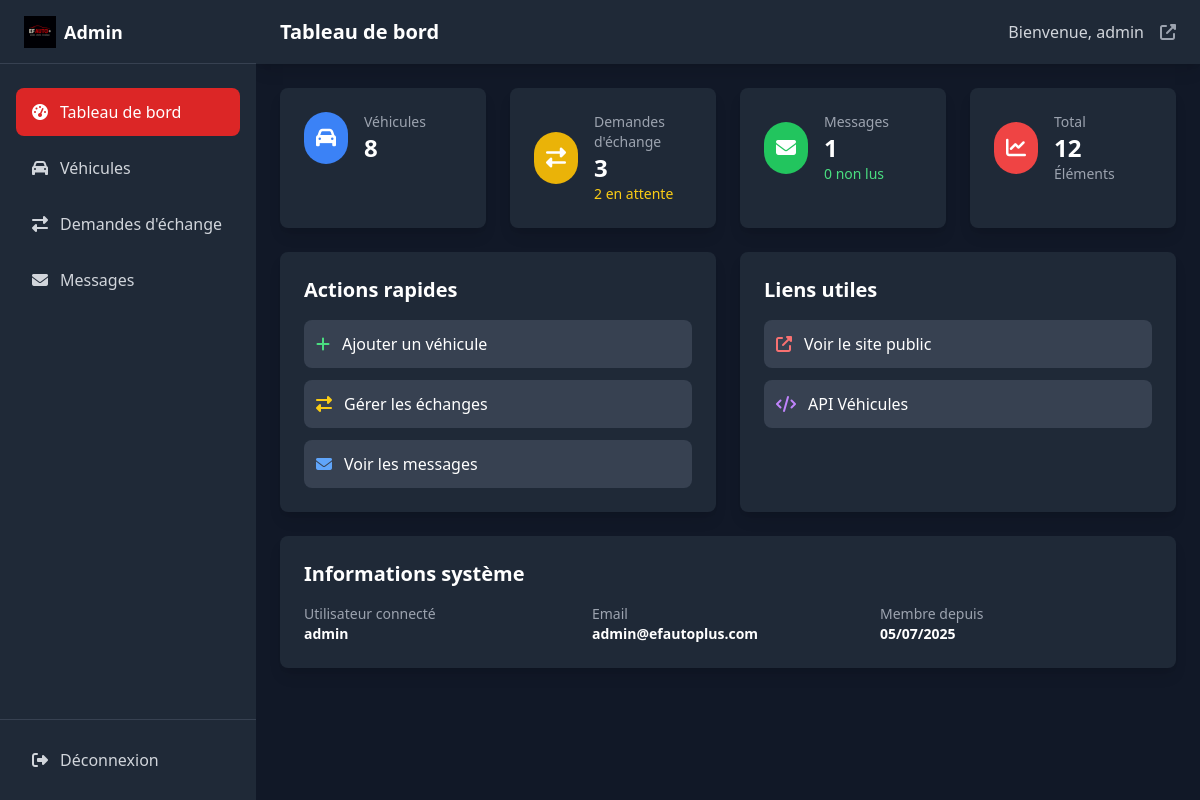
The page /admin (signed in) on the database its author committed.
### app.py (models this page shows)
class User(UserMixin, db.Model):
    id = db.Column(db.Integer, primary_key=True)
    username = db.Column(db.String(80), unique=True, nullable=False)
    password_hash = db.Column(db.String(120), nullable=False)
    email = db.Column(db.String(120), unique=True, nullable=False)
    created_at = db.Column(db.DateTime, default=datetime.utcnow)

### app.py (the view)
@app.route('/admin')
@login_required
def admin_dashboard():
    stats = {
        'vehicles': Vehicle.query.count(),
        'exchange_requests': ExchangeRequest.query.count(),
        'contact_messages': ContactMessage.query.count(),
        'pending_exchanges': ExchangeRequest.query.filter_by(status='En attente').count(),
        'unread_messages': ContactMessage.query.filter_by(status='Non lu').count()
    }
    return render_template('admin/dashboard.html', stats=stats)

### app.py (called while the page is built)
@login_manager.user_loader
def load_user(user_id):
    return User.query.get(int(user_id))

### templates/admin/dashboard.html (shortened to what this page needs)
{% extends "admin/base.html" %}
{% block page_title %}Tableau de bord{% endblock %}
{% block content %}
<div class="space-y-6">
    <div class="grid grid-cols-1 md:grid-cols-2 lg:grid-cols-4 gap-6">
        <div class="bg-gray-800 p-6 rounded-lg shadow-lg">
            <div class="flex items-center">
                <div class="p-3 bg-blue-500 rounded-full">
                    <i class="fas fa-car text-white text-xl"></i>
                </div>
                <div class="ml-4">
                    <p class="text-gray-400 text-sm">Véhicules</p>
                    <p class="text-2xl font-bold">{{ stats.vehicles }}</p>
                </div>
            </div>
        </div>
        <div class="bg-gray-800 p-6 rounded-lg shadow-lg">
            <div class="flex items-center">
                <div class="p-3 bg-yellow-500 rounded-full">
                    <i class="fas fa-exchange-alt text-white text-xl"></i>
                </div>
                <div class="ml-4">
                    <p class="text-gray-400 text-sm">Demandes d'échange</p>
                    <p class="text-2xl font-bold">{{ stats.exchange_requests }}</p>
                    <p class="text-sm text-yellow-400">{{ stats.pending_exchanges }} en attente</p>
                </div>
            </div>
        </div>
        <div class="bg-gray-800 p-6 rounded-lg shadow-lg">
            <div class="flex items-center">
                <div class="p-3 bg-green-500 rounded-full">
                    <i class="fas fa-envelope text-white text-xl"></i>
                </div>
                <div class="ml-4">
                    <p class="text-gray-400 text-sm">Messages</p>
                    <p class="text-2xl font-bold">{{ stats.contact_messages }}</p>
                    <p class="text-sm text-green-400">{{ stats.unread_messages }} non lus</p>
                </div>
            </div>
        </div>
        <div class="bg-gray-800 p-6 rounded-lg shadow-lg">
            <div class="flex items-center">
                <div class="p-3 bg-red-500 rounded-full">
                    <i class="fas fa-chart-line text-white text-xl"></i>
                </div>
                <div class="ml-4">
                    <p class="text-gray-400 text-sm">Total</p>
                    <p class="text-2xl font-bold">{{ stats.vehicles + stats.exchange_requests + stats.contact_messages
                        }}</p>
                    <p class="text-sm text-gray-400">Éléments</p>
                </div>
            </div>
        </div>
    </div>
    <div class="grid grid-cols-1 lg:grid-cols-2 gap-6">
        <div class="bg-gray-800 p-6 rounded-lg shadow-lg">
            <h3 class="text-xl font-bold mb-4">Actions rapides</h3>
            <div class="space-y-3">
                <a href="{{ url_for('admin_add_vehicle') }}"
                    class="flex items-center p-3 bg-gray-700 hover:bg-gray-600 rounded-lg transition duration-200">
                    <i class="fas fa-plus mr-3 text-green-400"></i>
                    <span>Ajouter un véhicule</span>
                </a>
                <a href="{{ url_for('admin_exchanges') }}"
                    class="flex items-center p-3 bg-gray-700 hover:bg-gray-600 rounded-lg transition duration-200">
                    <i class="fas fa-exchange-alt mr-3 text-yellow-400"></i>
                    <span>Gérer les échanges</span>
                </a>
                <a href="{{ url_for('admin_contacts') }}"
                    class="flex items-center p-3 bg-gray-700 hover:bg-gray-600 rounded-lg transition duration-200">
                    <i class="fas fa-envelope mr-3 text-blue-400"></i>
                    <span>Voir les messages</span>
                </a>
            </div>
        </div>
        <div class="bg-gray-800 p-6 rounded-lg shadow-lg">
            <h3 class="text-xl font-bold mb-4">Liens utiles</h3>
            <div class="space-y-3">
                <a href="{{ url_for('home') }}" target="_blank"
                    class="flex items-center p-3 bg-gray-700 hover:bg-gray-600 rounded-lg transition duration-200">
                    <i class="fas fa-external-link-alt mr-3 text-red-400"></i>
                    <span>Voir le site public</span>
                </a>
                <a href="{{ url_for('api_vehicles') }}" target="_blank"
                    class="flex items-center p-3 bg-gray-700 hover:bg-gray-600 rounded-lg transition duration-200">
                    <i class="fas fa-code mr-3 text-purple-400"></i>
                    <span>API Véhicules</span>
                </a>
            </div>
        </div>
    </div>
    <div class="bg-gray-800 p-6 rounded-lg shadow-lg">
        <h3 class="text-xl font-bold mb-4">Informations système</h3>
        <div class="grid grid-cols-1 md:grid-cols-3 gap-4 text-sm">
            <div>
                <p class="text-gray-400">Utilisateur connecté</p>
                <p class="font-semibold">{{ current_user.username }}</p>
            </div>
            <div>
                <p class="text-gray-400">Email</p>
                <p class="font-semibold">{{ current_user.email }}</p>
            </div>
            <div>
                <p class="text-gray-400">Membre depuis</p>
                <p class="font-semibold">{{ current_user.created_at.strftime('%d/%m/%Y') }}</p>
            </div>
        </div>
    </div>
</div>
{% endblock %}

### templates/admin/base.html (shortened to what this page needs)
<!DOCTYPE html>
<html lang="fr">
<head>
    <script src="https://cdn.tailwindcss.com"></script>
    <link rel="stylesheet" href="https://cdnjs.cloudflare.com/ajax/libs/font-awesome/6.4.0/css/all.min.css">
</head>
<body class="bg-gray-900 text-white">
    <div class="fixed inset-y-0 left-0 z-50 w-64 bg-gray-800 transform transition-transform duration-300 ease-in-out"
        id="sidebar">
        <div class="flex items-center justify-between h-16 px-6 border-b border-gray-700">
            <div class="flex items-center">
                <img src="{{ url_for('static', filename='images/ef_autoplus_logo.jpg') }}" alt="EF AUTO+" class="h-8">
                <span class="ml-2 text-lg font-bold">Admin</span>
            </div>
        </div>
        <nav class="mt-6 px-4">
            <div class="space-y-2">
                <a href="{{ url_for('admin_dashboard') }}"
                    class="flex items-center px-4 py-3 text-gray-300 hover:bg-gray-700 hover:text-white rounded-lg transition duration-200 {% if request.endpoint == 'admin_dashboard' %}bg-red-600 text-white{% endif %}">
                    <i class="fas fa-tachometer-alt mr-3"></i>
                    Tableau de bord
                </a>
                <a href="{{ url_for('admin_vehicles') }}"
                    class="flex items-center px-4 py-3 text-gray-300 hover:bg-gray-700 hover:text-white rounded-lg transition duration-200 {% if 'admin_vehicles' in request.endpoint %}bg-red-600 text-white{% endif %}">
                    <i class="fas fa-car mr-3"></i>
                    Véhicules
                </a>
                <a href="{{ url_for('admin_exchanges') }}"
                    class="flex items-center px-4 py-3 text-gray-300 hover:bg-gray-700 hover:text-white rounded-lg transition duration-200 {% if request.endpoint == 'admin_exchanges' %}bg-red-600 text-white{% endif %}">
                    <i class="fas fa-exchange-alt mr-3"></i>
                    Demandes d'échange
                </a>
                <a href="{{ url_for('admin_contacts') }}"
                    class="flex items-center px-4 py-3 text-gray-300 hover:bg-gray-700 hover:text-white rounded-lg transition duration-200 {% if request.endpoint == 'admin_contacts' %}bg-red-600 text-white{% endif %}">
                    <i class="fas fa-envelope mr-3"></i>
                    Messages
                </a>
            </div>
        </nav>
        <div class="absolute bottom-0 left-0 right-0 p-4 border-t border-gray-700">
            <a href="{{ url_for('admin_logout') }}"
                class="flex items-center px-4 py-3 text-gray-300 hover:bg-gray-700 hover:text-white rounded-lg transition duration-200">
                <i class="fas fa-sign-out-alt mr-3"></i>
                Déconnexion
            </a>
        </div>
    </div>
    <div class="md:ml-64 min-h-screen">
        <header class="bg-gray-800 shadow-lg">
            <div class="flex items-center justify-between h-16 px-6">
                <div class="flex items-center">
                    <h1 class="text-xl font-semibold">{% block page_title %}Administration{% endblock %}</h1>
                </div>
                <div class="flex items-center space-x-4">
                    <span class="text-gray-300">Bienvenue, {{ current_user.username }}</span>
                    <a href="{{ url_for('home') }}" class="text-gray-400 hover:text-white">
                        <i class="fas fa-external-link-alt"></i>
                    </a>
                </div>
            </div>
        </header>
        <main class="p-6">
            {% block content %}{% endblock %}
        </main>
    </div>
</body>
</html>

### rows shown on the page
User: username "admin", email "admin@efautoplus.com", created_at "05/07/2025"

### other values the page prints
{{ stats.vehicles }} "8"
{{ stats.exchange_requests }} "3"
{{ stats.pending_exchanges }} "2"
{{ stats.contact_messages }} "1"
{{ stats.unread_messages }} "0"
{{ stats.vehicles + stats.exchange_requests + stats.contact_messages }} "12"
